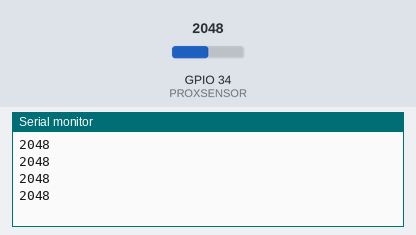
Recording of a sketch running on a simulated ESP32. Parts: the last lines printed to the serial monitor. The test bench sets the inputs (shaded band); at power-on: GPIO 34 (PROXSENSOR) = 2048.

Above: at 1.2 s.
1.3 s: GPIO 34 (PROXSENSOR) set to 2866
At 1.71 s:
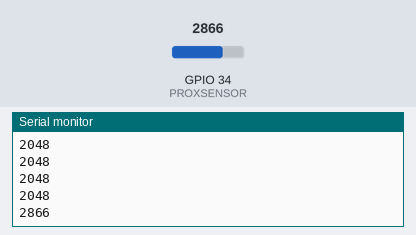
2.8 s: GPIO 34 (PROXSENSOR) set to 3603
At 2.91 s:
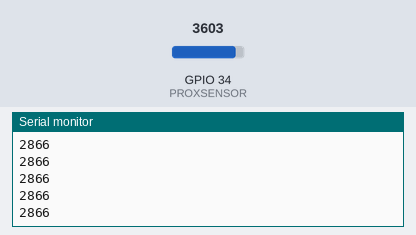
Timing chart, 0 to 5.8 s (numbered marks = the images above; inputs shaded):
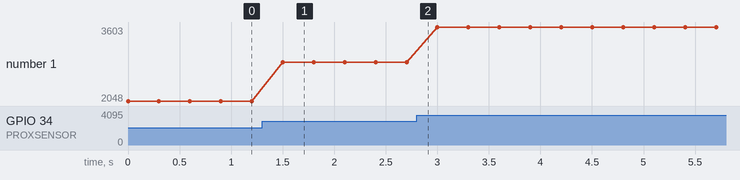

Measured:
- after the input at 1.3 s, the serial monitor: prints a new line after 0.20 s (image 1)
- plotted number 1: 2048 → 2866 after the input at 1.3 s, 2866 → 3603 after the input at 2.8 s

The sketch:

ESP32_PROX.ino
```cpp
#define PROXSENSOR 34

void setup(){
  Serial.begin(9600);
}

void loop(){
  int value = analogRead(PROXSENSOR);
  Serial.println(value);
  delay(300);
}
```
